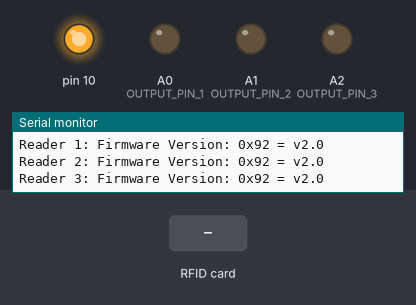
Simulated run of this sketch. Board: Arduino Nano, built with avr-gcc and run on an emulated ATmega328P. Shown: output pins drawn as LEDs (lit = HIGH), the last lines printed to the serial monitor. Inputs (shaded band) come from the test bench.

Above: at 1.3 s.
1.4 s: RFID card 43 5E 44 10 held to the reader
At 2.4 s:
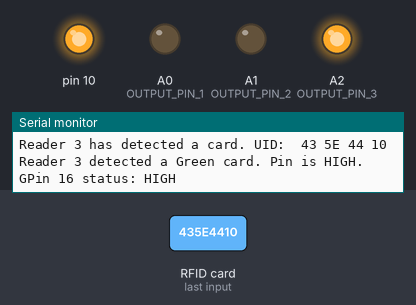
2.9 s: RFID card 29 7A C5 4A held to the reader
At 4.0 s:
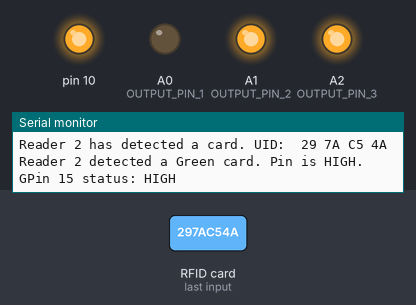
4.4 s: RFID card A3 5A BB 10 held to the reader
At 4.7 s:
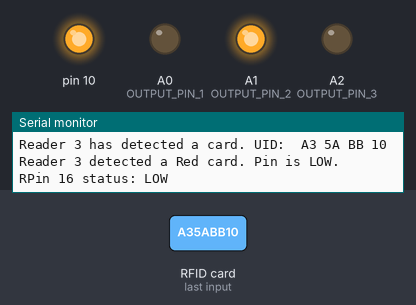
Timing chart, 0 to 7.4 s (numbered marks = the images above; inputs shaded):
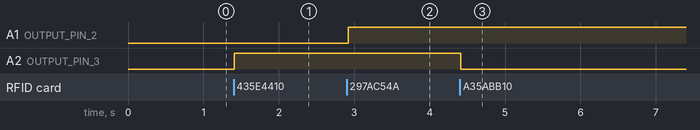

The sketch:

NANO__TX_RX_.ino
```cpp
#include <SPI.h>
#include <MFRC522.h>

#define RST_PIN         9
#define SS_1_PIN        2
#define SS_2_PIN        3
#define SS_3_PIN        4

#define OUTPUT_PIN_1    A0  // Pin for Reader 1
#define OUTPUT_PIN_2    A1  // Pin for Reader 2
#define OUTPUT_PIN_3    A2  // Pin for Reader 3

#define NR_OF_READERS   3

byte ssPins[] = {SS_1_PIN, SS_2_PIN, SS_3_PIN};
MFRC522 mfrc522[NR_OF_READERS];   // Create MFRC522 instances

// UIDs for the green and red cards
byte greenCardUIDs[][4] = {
    {0x43, 0x5E, 0x44, 0x10},
    {0x29, 0x7A, 0xC5, 0x4A}
};

byte redCardUIDs[][4] = {
    {0xA3, 0x5A, 0xBB, 0x10},
    {0xD3, 0xF7, 0x43, 0x10}
};

// Store the last detected card state for each reader
char lastCard[NR_OF_READERS] = {'U', 'U', 'U'};

void setup() {
    Serial.begin(9600);
    while (!Serial);

    SPI.begin();

    for (uint8_t reader = 0; reader < NR_OF_READERS; reader++) {
        mfrc522[reader].PCD_Init(ssPins[reader], RST_PIN);
        Serial.print(F("Reader "));
        Serial.print(reader + 1);
        Serial.print(F(": "));
        mfrc522[reader].PCD_DumpVersionToSerial();
    }

    pinMode(OUTPUT_PIN_1, OUTPUT);
    pinMode(OUTPUT_PIN_2, OUTPUT);
    pinMode(OUTPUT_PIN_3, OUTPUT);

    digitalWrite(OUTPUT_PIN_1, LOW);
    digitalWrite(OUTPUT_PIN_2, LOW);
    digitalWrite(OUTPUT_PIN_3, LOW);
}

void loop() {
    checkForCard(mfrc522[0], "Reader 1", OUTPUT_PIN_1, 0);
    checkForCard(mfrc522[1], "Reader 2", OUTPUT_PIN_2, 1);
    checkForCard(mfrc522[2], "Reader 3", OUTPUT_PIN_3, 2);
}

void checkForCard(MFRC522 &mfrc522, String readerName, int outputPin, int index) {
    if (mfrc522.PICC_IsNewCardPresent() && mfrc522.PICC_ReadCardSerial()) {
        Serial.print(readerName + " has detected a card. UID: ");
        dump_byte_array(mfrc522.uid.uidByte, mfrc522.uid.size);
        Serial.println();

        char detectedCard = 'U';  // Default to Unknown

        if (isMatchingCard(mfrc522.uid.uidByte, greenCardUIDs, sizeof(greenCardUIDs) / 4)) {
            detectedCard = 'G';  // Green card detected
            digitalWrite(outputPin, HIGH);  // Turn pin high for Green card
            Serial.println(readerName + " detected a Green card. Pin is HIGH.");
        } else if (isMatchingCard(mfrc522.uid.uidByte, redCardUIDs, sizeof(redCardUIDs) / 4)) {
            detectedCard = 'R';  // Red card detected
            digitalWrite(outputPin, LOW);   // Turn pin low for Red card
            Serial.println(readerName + " detected a Red card. Pin is LOW.");
        } else {
            Serial.println("Unknown card detected.");
            detectedCard = 'U';  // Unknown card detected
        }

        // Only send data if a new card is detected
        if (detectedCard != lastCard[index]) {
            Serial.print(detectedCard);  // Send 'G', 'R', or 'U' to indicate the card type
            lastCard[index] = detectedCard;  // Update last detected card
        }

        int pinStatus = digitalRead(outputPin);
        Serial.print("Pin ");
        Serial.print(outputPin);
        Serial.print(" status: ");
        Serial.println(pinStatus == HIGH ? "HIGH" : "LOW");

        mfrc522.PICC_HaltA();
    }
}

bool isMatchingCard(byte *uid, byte validUIDs[][4], int numUIDs) {
    for (int i = 0; i < numUIDs; i++) {
        bool match = true;
        for (byte j = 0; j < 4; j++) {
            if (uid[j] != validUIDs[i][j]) {
                match = false;
                break;
            }
        }
        if (match) return true;
    }
    return false;
}

/**
 * Helper routine to dump a byte array as hex values to Serial.
 */
void dump_byte_array(byte *buffer, byte bufferSize) {
    for (byte i = 0; i < bufferSize; i++) {
        Serial.print(buffer[i] < 0x10 ? " 0" : " ");
        Serial.print(buffer[i], HEX);
    }
}
```

Measured:
- after the input at 1.4 s, A2 (OUTPUT_PIN_3): LOW → HIGH at once
- after the input at 2.9 s, A1 (OUTPUT_PIN_2): LOW → HIGH at once
- after the input at 4.4 s, A2 (OUTPUT_PIN_3): HIGH → LOW at once
